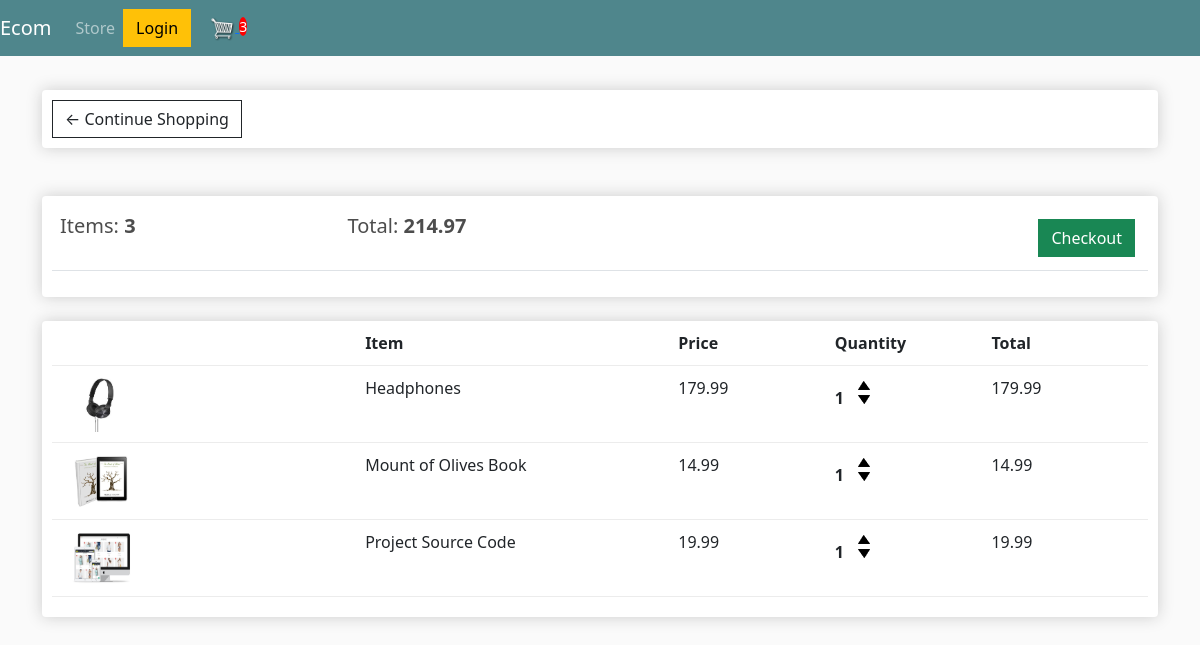
The app's page /cart/ (signed in), older data.
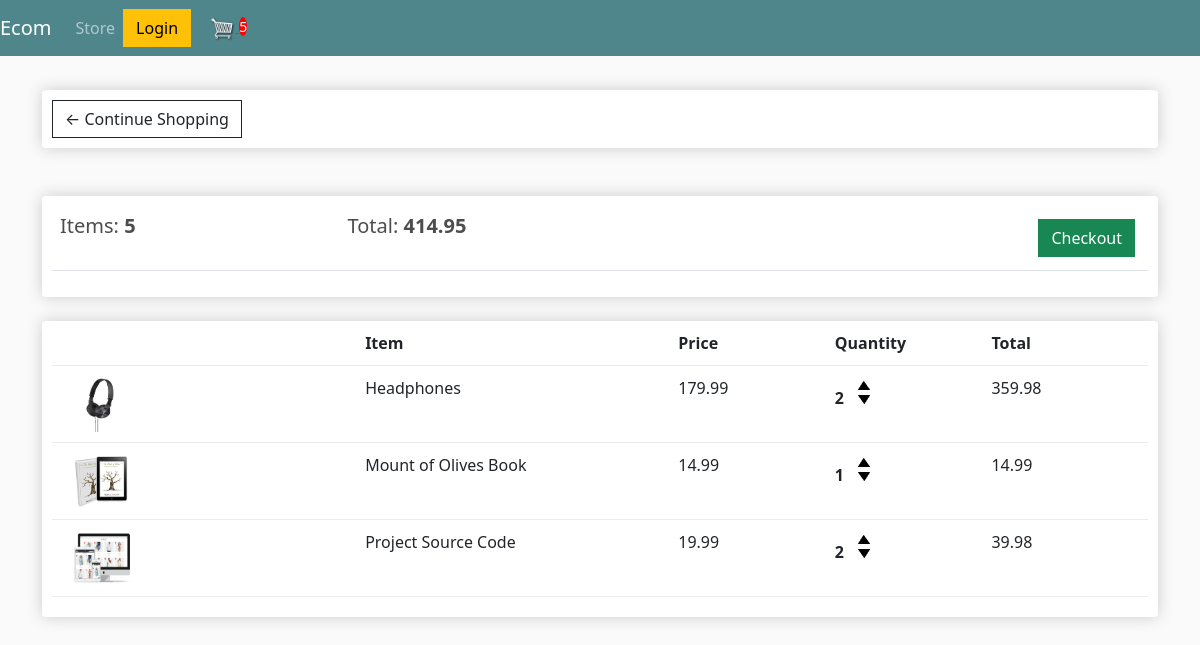
The same page, newer data.
### store/models.py (models this page shows, shortened)
class Order(models.Model):
    customer = models.ForeignKey(Customer,on_delete = models.SET_NULL,blank = True,null = True)
    date_ordered = models.DateTimeField(auto_now_add=True)
    complete = models.BooleanField(null = True,default=False,blank=False)
    transaction_id = models.CharField(max_length = 200, null = True)
    @property
    def get_cart_total(self):
        orderitems = self.orderitem_set.all()
        total = sum([item.get_total for item in orderitems ])
        return total
    def get_cart_items(self):
        orderitems = self.orderitem_set.all()
        total = sum([item.quantity for item in orderitems ])
        return total

class OrderItem(models.Model):
    product = models.ForeignKey(Product,on_delete = models.SET_NULL,blank = True,null = True)
    order = models.ForeignKey(Order,on_delete = models.SET_NULL,blank = True,null = True)
    quantity =models.IntegerField(default=0,blank = True,null = True)
    date_added = models.DateTimeField(auto_now_add=True)
    @property
    def get_total(self):
        total = self.product.price * self.quantity
        return total

class Product(models.Model):
    name = models.CharField(max_length = 200, null = True)
    price = models.DecimalField(max_digits=7,decimal_places=2)
    digital = models.BooleanField(null = True,default=False,blank=False)
    image = models.ImageField(null = True,blank = True)
    @property
    def imageURL(self):
        try:
            url = self.image.url
        except:
            url = ''
        return url

### store/views.py (the view)
# urls.py: path("cart/",views.cart, name = "cart"),
def cart(request):
    if request.user.is_authenticated:                               #this logic is written to retrieve the total cartitems in the order and to be displayed to the user through context data.
        customer = request.user.customer
        order, created = Order.objects.get_or_create(customer = customer,complete = False)
        items = order.orderitem_set.all()
        cartItems = order.get_cart_items
    else:
        items = []
        order = {'get_cart_total':0,'get_cart_items':0,'shipping':False}
        cartItems = order['get_cart_items']
    context = {'items':items,'order':order,'cartItems':cartItems}
    return render(request,'store/cart.html',context)

### store/templates/store/cart.html
{% extends 'store/main.html' %}
{% load static %}
{% block content %}
    <div class="row">
        <div class="col-lg-12">
            <div class="box-element">
                <a class = "btn btn-outline-dark" href="{% url 'store' %}">&#x2190; Continue Shopping</a>
            </div>
            <br>
            <br>
            <div class="box-element">
                <table class = "table">
                    <tr>
                        <th><h5>Items: <strong>{{ order.get_cart_items }}</strong></h5></th>
                        <th><h5>Total: <strong>{{ order.get_cart_total|floatformat:2 }}</strong></h5></th>
                        <th>
                            <a style = "float: right; margin:5px" class = "btn btn-success" href="{% url 'checkout' %}">Checkout</a>
                        </th>
                    </tr>
                </table>
            </div>
            <br>
            <div class="box-element">
                <div class='cart-row'>
                    <div style = "flex:2"></div>
                    <div style = "flex:2"><strong>Item</strong></div>
                    <div style = "flex:1"><strong>Price</strong></div>
                    <div style = "flex:1"><strong>Quantity</strong></div>
                    <div style = "flex:1"><strong>Total</strong></div>
                </div>
                {% for item in items %}
                <div class='cart-row'>
                    <div style = "flex:2"><img class= "row-image" src = "{{ item.product.imageURL }}"></div>
                    <div style = "flex:2">{{ item.product.name }}</div>
                    <div style = "flex:1">{{ item.product.price|floatformat:2 }}</div>
                    <div style = "flex:1">
                        <p class="quantity">{{ item.quantity }}</p>
						<div class="quantity">
							<img data-product = {{ item.product.id }} data-action = 'add' class="chg-quantity update-cart" src="{% static  'images 1/arrow-up.png' %}">
							<img data-product = {{ item.product.id }} data-action = 'remove' class="chg-quantity update-cart" src="{% static  'images 1/arrow-down.png' %}">
						</div>
                    </div>
                    <div style = "flex:1">{{ item.get_total }}</div>
                </div>
                {% endfor %}
            </div>
        </div>
    </div>
{% endblock  %}

### store/templates/store/main.html (shortened to what this page needs)
{% load static %}
<!DOCTYPE html>
<html lang="en">
<head>
    <link href="https://cdn.jsdelivr.net/npm/bootstrap@5.2.2/dist/css/bootstrap.min.css" rel="stylesheet">
    <link rel="stylesheet" type = "text/css" href="{% static 'store/main.css' %}">
</head>
<body>
      <nav class="navbar navbar-expand-lg navbar-dark bg-dark">
        <a class="navbar-brand" href="{% url 'store' %}">Ecom</a>
        <div class="collapse navbar-collapse" id="navbarSupportedContent">
          <ul class="navbar-nav mr-auto">
            <li class="nav-item active">
              <a class="nav-link" href="{% url 'store' %}">Store </a>
            </li>
          </ul>
          <div class="form-inline my-2 my-lg-0">
             <a href="#"class="btn btn-warning">Login</a>
             <a href="{% url 'cart' %}">
              <img  class ="cart-icon" src="{% static 'images 1/cart.png' %}">
            </a>
            <p class ="cart-total">{{ cartItems }}</p>
          </div>
        </div>
      </nav>
    <div class="container">
        <br>
        {% block content %}
        {% endblock  %}
    </div>
</body>
</html>

### store/static/store/main.css (style rules this page uses)
body { background-color:hsl(0, 0%, 98%); }
h1,h2,h3,h4,h5,h6 { color:hsl(0, 0%, 30%); }
.box-element { box-shadow:hsl(0, 0%, 80%) 0 0 16px; background-color: #fff; border-radius: 4px; padding: 10px; }
.bg-dark { background-color: #4f868c!important; }
.cart-icon { width:25px; display: inline-block; margin-left: 15px; }
.cart-total { display: inline; text-align: center; color:#fff; background-color: red; width: 20px; height: 25px; border-radius: 50%; font-size: 14px; }
.col-lg-4, .col-lg-6, .col-lg-8, .col-lg-12 { margin-top: 10px; }
.btn { border-radius: 0; }
.row-image { width: 100px; }
.cart-row { display: flex; align-items: flex-stretch; padding-bottom: 10px; margin-bottom: 10px; border-bottom: 1px solid #ececec; }
.quantity { display: inline-block; font-weight: 700; padding-right:10px; }
.chg-quantity { width: 12px; cursor: pointer; display: block; margin-top: 5px; transition:.1s; }

Row changes from the older to the newer data that the page shows:
changed through a linked row, Order: id.quantity "3" → "5"; get_cart_items "3" → "5"; get_cart_total "214.97" → "414.95"
changed OrderItem "Headphones": quantity "1" → "2"; get_total "179.99" → "359.98"
changed OrderItem "Project Source Code": quantity "1" → "2"; get_total "19.99" → "39.98"
